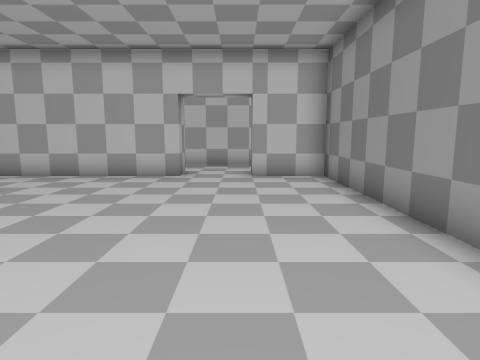
View 1 (above)

17 first-person views from a walk through a 3-D level made in the Unity game engine. The camera is 1.2 m above the floor, tilts 8° down and sees 75° across. The floor is counted in squares, 1 m on a side. Each view is taken from the middle of a square. On the plan, view 1 faces up. The plan holds only what a view shows up to about 13 squares ahead; the rest is blank. The place goes on beyond the plan. The player character is not drawn. Some animated figures are left out.

View 2
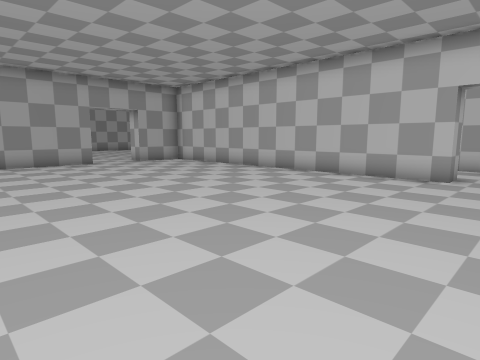

View 3
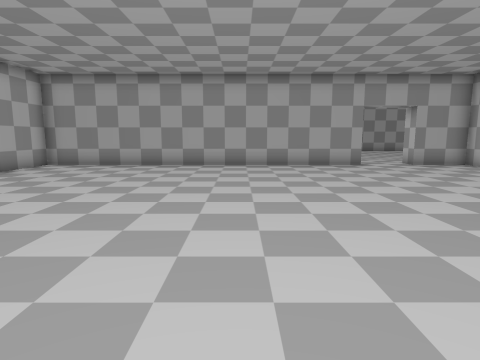

View 4
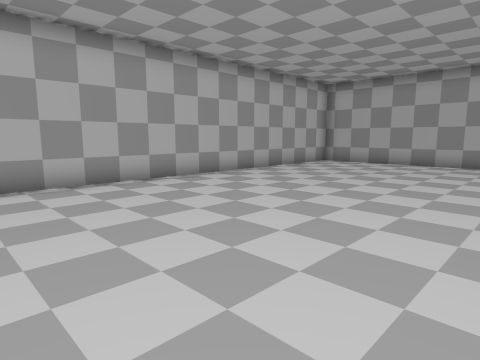

View 5
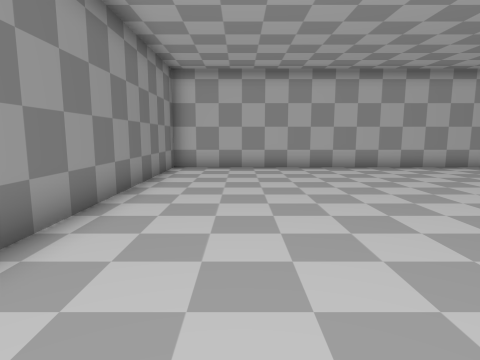

View 6
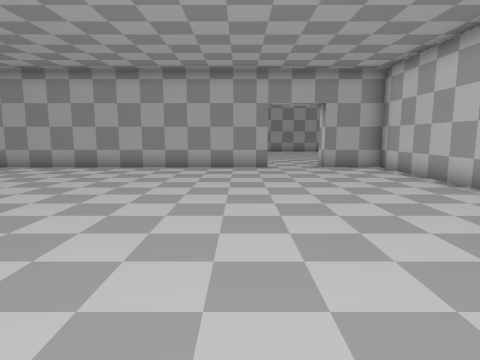

View 7
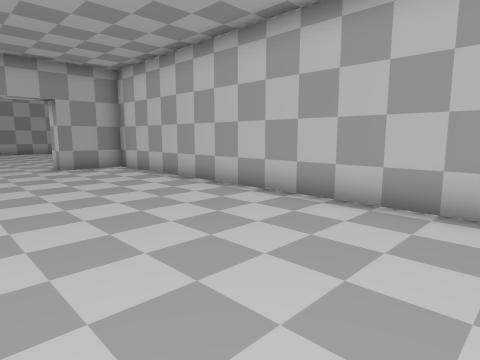

View 8
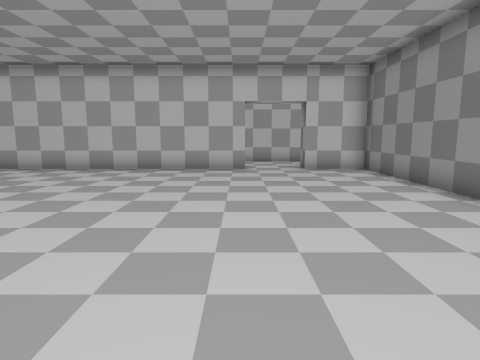

View 9
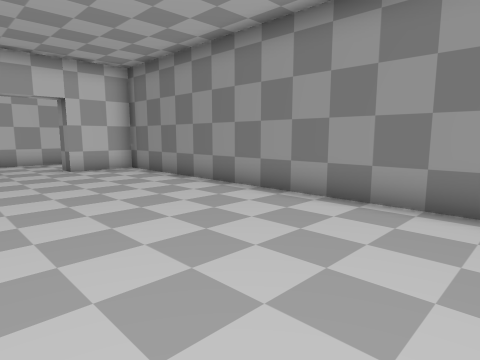

View 10
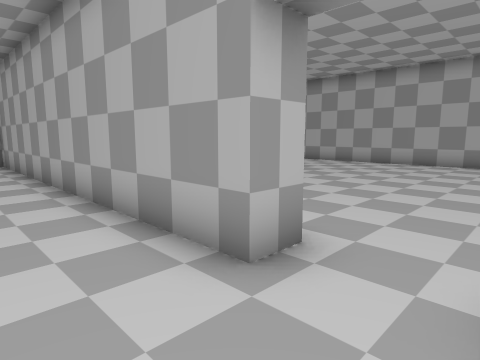

View 11
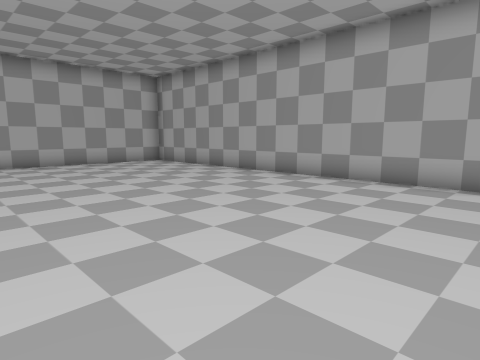

View 12
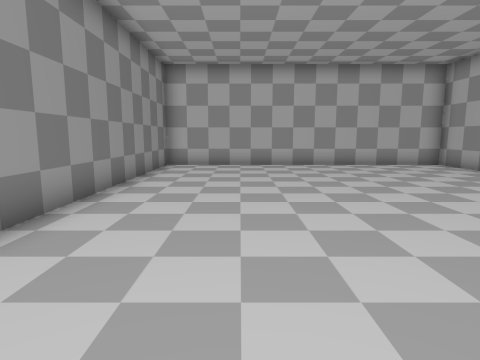

View 13
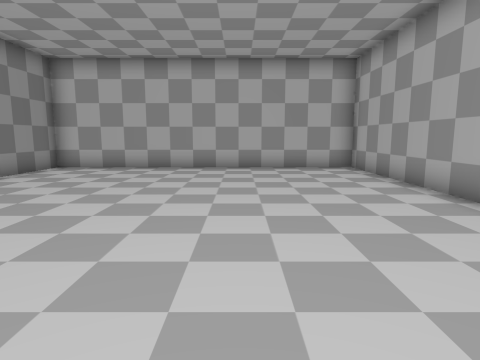

View 14
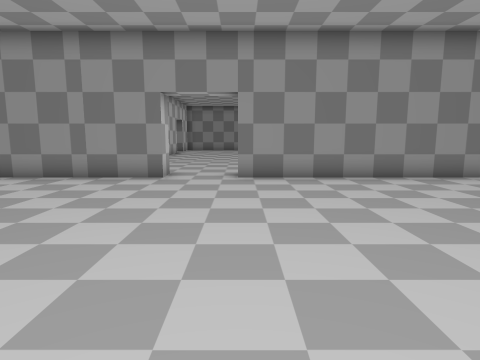

View 15
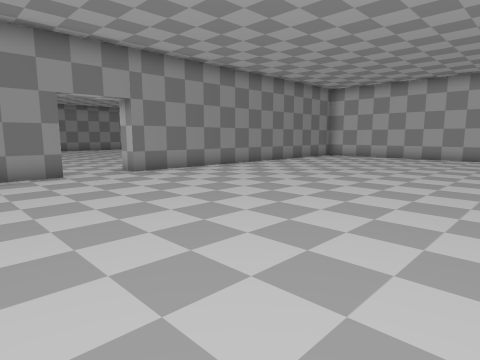

View 16
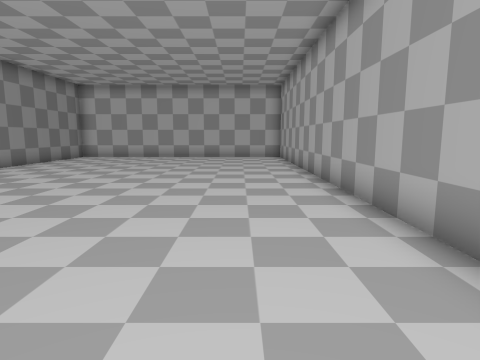

View 17
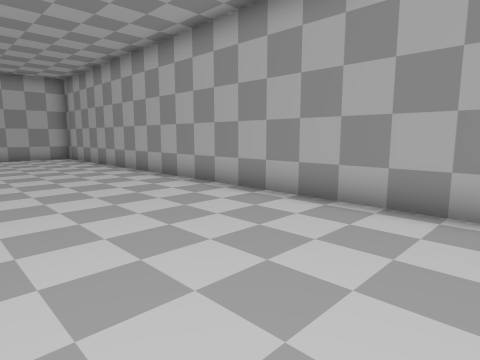

### Floor plan
Points are (right, up) in squares from view 1. A wall is a line through its corners. A room is listed if a view was taken in it or the views show most of it. See-through windows are left out.
Room 1 (views 1, 2, 3, 4, 5, 6, 7, 8, 9, 10)
walls: (-1.8, 10.4) (-1.8, 9.4) (-14.1, 9.4) (-14.1, 7.2); (-14.1, 5.1) (-14.1, -8.1) (2.6, -8.1) (2.6, 9.4) (0.4, 9.4) (0.4, 10.4)
ways out: opening at (-14.5, 6) to room 2
Room 2 (views 11, 12, 13, 14, 15, 16, 17)
walls: (-14.1, 7.2) (-14.9, 7.2) (-14.9, 10.5); (-26.3, 9.4) (-26.3, -8.1) (-14.9, -8.1) (-14.9, 5.1) (-14.1, 5.1)
ways out: opening at (-14.5, 6) to room 1

Positions as (right, up) in squares from view 1, and headings:
1: (0, 0), facing up
2: (0, 0), facing up-left
3: (-1, 0), facing left
4: (0, 0), facing down-left
5: (0, 4), facing down
6: (-2, 4), facing left
7: (-2, 4), facing up-left
8: (-2, -2), facing up
9: (-3, -2), facing up-right
10: (-12, 7), facing down-left
11: (-18, 6), facing down-left
12: (-18, 5), facing down
13: (-22, 4), facing down
14: (-24, 5), facing right
15: (-25, 10), facing down-right
16: (-24, 10), facing down
17: (-21, 10), facing down-left
